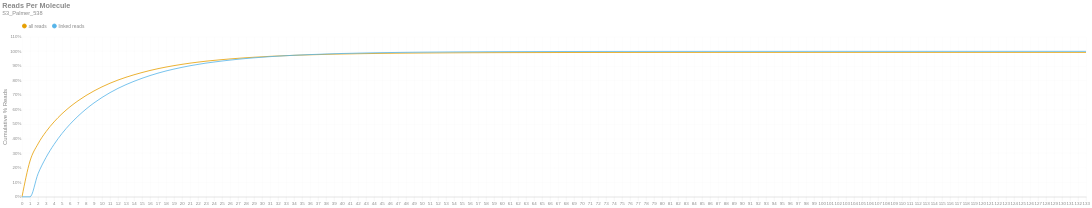

Notebook code cell kept with this figure:
### Markdown cell above
### Reads per Molecule
This chart shows the cumulative distribution of the number of reads per linked molecule. That is, how many alignments are associated with a unique molecule. This excludes the number of reads associated with invalid or absent linked-read barcodes. The `linked` histogram is the percentages recalculated when disregarding singletons.

### Code cell
if SKIPLR:
    print_html(f"Skipped")
else:
    counts = np.bincount(valids['reads'].cast(pl.Int64).to_numpy())
    weighted = counts * np.arange(len(counts))
    all_perc = weighted / n_reads
    linked_perc = weighted / n_linked_reads
    linked_perc[1] = 0
    binned_df = pl.DataFrame({
        'readsper': list(range(len(counts))),
        'all reads (cumsum)': np.cumsum(all_perc).tolist(),
        'linked reads (cumsum)': np.cumsum(linked_perc).tolist(),
    })

    with SafeRender(binned_df):
        (
            density_plot(binned_df, 'Reads Per Molecule', samplename, 'readspmol')
            .encode(
                x=alt.X('readsper:O', title=None).axis(labelAngle=0).scale(padding=0),
                y=alt.Y('value:Q', title='Cumulative % Reads').axis(format='%').stack(False),
                color=alt.Color("key:N").scale(domain=["all reads", "linked reads"]),
                tooltip=[
                    alt.Tooltip("key:N", title="Data Type"),
                    alt.Tooltip("readsper:O", title="Reads Per Molecule"),
                    alt.Tooltip("value:Q", format=".2%", title="% Reads (Cum.)")
                ]            
            )
        ).display()

### Figure 1 — Vega-Lite specification as saved in the notebook (floating-point values rounded to 4 significant figures; data arrays with more than 128 entries replaced by an {"elided": "..."} marker saying what was removed)
{"width": "container", "height": 400, "config": {"title": {"anchor": "start", "dy": -15, "fontSize": 18, "color": "#888888", "subtitleColor": "#888888", "subtitleFontSize": 14}, "arc": {"fill": "#0072B2"}, "axis": {"domainColor": "#888888", "domainWidth": 0.5, "gridWidth": 0.2, "grid": false, "titleFontWeight": 400, "titleFontSize": 15, "labelFontSize": 11, "labelColor": "#888888", "tickColor": "#888888", "tickWidth": 0.2, "titleColor": "#888888"}, "axisBand": {"grid": false}, "axisX": {"grid": true, "tickSize": 10, "domainCap": "round"}, "axisY": {"domain": false, "grid": true, "tickSize": 0, "domainCap": "round"}, "background": "transparent", "header": {"labelFontSize": 15, "labelColor": "#888888", "titleFontSize": 15, "titleFontWeight": 600, "titleColor": "#888888"}, "legend": {"labelFont": "sans-serif", "labelFontSize": 12, "labelColor": "#888888", "symbolSize": 100, "symbolType": "circle", "titleFontSize": 12, "titlePadding": 10, "titleColor": "#888888", "title": null, "orient": "top"}, "range": {"category": ["#E69F00", "#56B4E9", "#009E73", "#F0E442", "#0072B2", "#D55E00", "#CC79A7", "#000000"], "diverging": ["#cfe8f3", "#a2d4ec", "#73bfe2", "#46abdb", "#1696d2", "#12719e"]}, "area": {"fill": "#0072B2", "fillOpacity": 0.7, "line": true, "strokeOpacity": 0.7}, "line": {"color": "#0072B2", "stroke": "#0072B2", "strokeWidth": 2}, "trail": {"color": "#0072B2", "stroke": "#0072B2", "strokeWidth": 0, "size": 1}, "point": {"filled": true, "fillOpacity": 1.0, "size": 95}, "text": {"color": "#888888", "fontSize": 11, "align": "right", "fontWeight": 400, "size": 11}, "bar": {"fill": "#0072B2", "stroke": null}, "view": {"stroke": null, "continuousWidth": 660, "continuousHeight": 400}}, "data": {"name": "data-be01cb16741cea5d17fa5802c4f6681d"}, "mark": {"type": "line", "interpolate": "monotone", "point": {"opacity": 0, "size": 275}}, "encoding": {"color": {"field": "key", "scale": {"domain": ["all reads", "linked reads"]}, "type": "nominal"}, "tooltip": [{"field": "key", "title": "Data Type", "type": "nominal"}, {"field": "readsper", "title": "Reads Per Molecule", "type": "ordinal"}, {"field": "value", "format": ".2%", "title": "% Reads (Cum.)", "type": "quantitative"}], "x": {"axis": {"labelAngle": 0}, "field": "readsper", "scale": {"padding": 0}, "title": null, "type": "ordinal"}, "y": {"axis": {"format": "%"}, "field": "value", "stack": false, "title": "Cumulative % Reads", "type": "quantitative"}}, "params": [{"name": "param_c36ac31b6afebe62", "select": {"type": "point", "fields": ["key"]}, "bind": "legend"}], "title": {"text": "Reads Per Molecule", "subtitle": "S3_Palmer_538"}, "transform": [{"fold": ["all reads (cumsum)", "linked reads (cumsum)"]}, {"calculate": "replace(datum.key, ' (cumsum)', '')", "as": "key"}, {"filter": {"param": "param_c36ac31b6afebe62"}}], "usermeta": {"embedOptions": {"downloadFileName": "S3_Palmer_538.readspmol"}}, "$schema": "https://vega.github.io/schema/vega-lite/v6.1.0.json", "datasets": {"data-be01cb16741cea5d17fa5802c4f6681d": {"elided": "134 records"}}}
